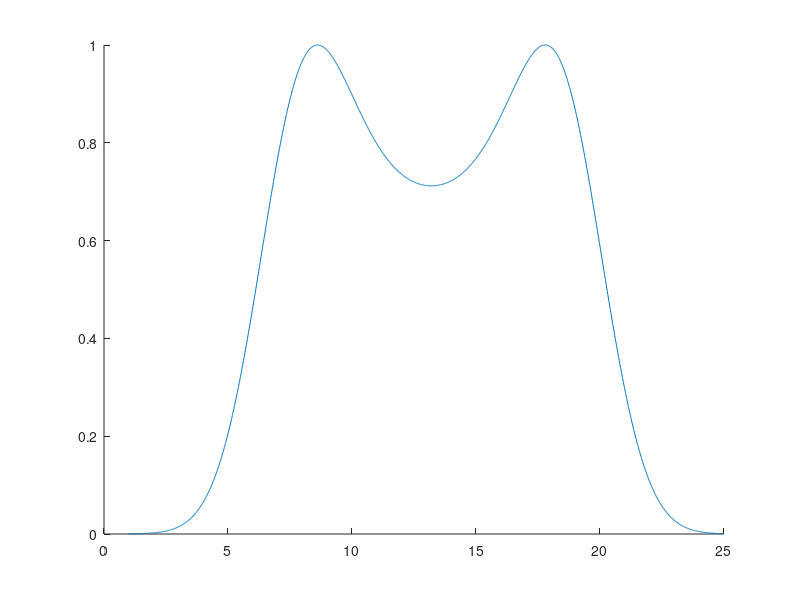

MATLAB code to generate this figure:
% Author: Kevin Whitley
% Date created: 200128

% This function produces a line profile of a septum using an explicit
% 'tilted circle' model.

function improf = septum_model_1D(X0, R, psfFWHM, pixSz, X)

if nargin==0
    X0 = 13.1;
    R = 6; % [pix]
    ring_grad = 0;
    psfFWHM = 250;
    pixSz = 65;
    sp = .01; % spacing needs to be low enough to prevent problems with discretization (probably <0.5 or so)
    X = 1:sp:25;
end

sigma = psfFWHM/2.35/pixSz;

x1 = X(1:end-1) - X0;
x2 = X(2:end) - X0;
% arcl_i = 2*R * real(asin(x1/R)) + (1:length(x1))*ring_grad; % arc length out to axi
arcl_i = 2*R * real(asin(x1/R)); % arc length out to axi
arcl_ip1 = 2*R * real(asin(x2/R)); % arc length out to ax(i+1)

ring_prof = abs(arcl_ip1 - arcl_i); % Delta(arc length)

% ring_prof(abs(x1)>R) = 0;

gpdf_fcn = @(a,x) 1/(a(2)*sqrt(2*pi)) * exp(-(x-a(1)).^2 ./ (2*a(2)^2));
gauss = gpdf_fcn([0 sigma], x1);

ring_prof = conv(ring_prof, gauss); % convolve with Gaussian psf
ring_prof = ring_prof(floor(length(gauss)/2):floor((end-length(gauss)/2))+1); % cut ends (convolution increases length of vector)

ring_prof_scale = ring_prof/max(ring_prof(:));

improf = ring_prof_scale;

if nargin==0
    figure
    hold on
    halfX = X - (X(2)-X(1))/2;
    plot(halfX, improf)
end